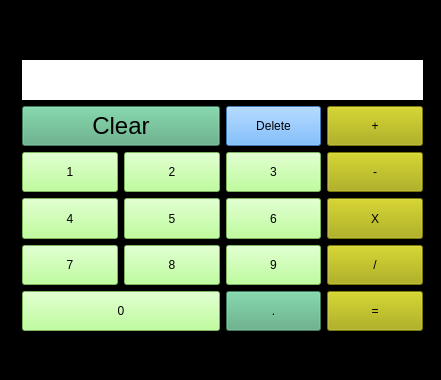
<?xml version="1.0" encoding="UTF-8"?>
<ui version="4.0">
 <class>mainWindow</class>
 <widget class="QMainWindow" name="mainWindow">
  <property name="geometry">
   <rect>
    <x>0</x>
    <y>0</y>
    <width>441</width>
    <height>380</height>
   </rect>
  </property>
  <property name="sizePolicy">
   <sizepolicy hsizetype="MinimumExpanding" vsizetype="Preferred">
    <horstretch>0</horstretch>
    <verstretch>13</verstretch>
   </sizepolicy>
  </property>
  <property name="windowTitle">
   <string>CalculatorGui</string>
  </property>
  <property name="windowIcon">
   <iconset>
    <normaloff>../../../../Downloads/calculator-minimalistic-icon-2048x2046-73qvgwb6.png</normaloff>../../../../Downloads/calculator-minimalistic-icon-2048x2046-73qvgwb6.png</iconset>
  </property>
  <property name="autoFillBackground">
   <bool>false</bool>
  </property>
  <property name="styleSheet">
   <string notr="true">background-color: rgb(0, 0, 0);</string>
  </property>
  <widget class="QWidget" name="centralwidget">
   <widget class="QWidget" name="gridLayoutWidget">
    <property name="geometry">
     <rect>
      <x>22</x>
      <y>60</y>
      <width>401</width>
      <height>271</height>
     </rect>
    </property>
    <layout class="QGridLayout" name="gridLayout">
     <item row="0" column="0" colspan="4">
      <widget class="QLabel" name="label_output">
       <property name="sizePolicy">
        <sizepolicy hsizetype="Preferred" vsizetype="Preferred">
         <horstretch>0</horstretch>
         <verstretch>5</verstretch>
        </sizepolicy>
       </property>
       <property name="styleSheet">
        <string notr="true">font: 75 20pt &quot;MS Shell Dlg 2&quot;;
background-color: rgb(255, 255, 255);</string>
       </property>
       <property name="text">
        <string/>
       </property>
      </widget>
     </item>
     <item row="5" column="3">
      <widget class="QPushButton" name="pushButton_equalto">
       <property name="sizePolicy">
        <sizepolicy hsizetype="MinimumExpanding" vsizetype="MinimumExpanding">
         <horstretch>0</horstretch>
         <verstretch>5</verstretch>
        </sizepolicy>
       </property>
       <property name="styleSheet">
        <string notr="true">background-color: rgb(170, 170, 0);
font: 75 18pt &quot;MS Shell Dlg 2&quot;;</string>
       </property>
       <property name="text">
        <string>=</string>
       </property>
      </widget>
     </item>
     <item row="3" column="3">
      <widget class="QPushButton" name="pushButton_mul">
       <property name="sizePolicy">
        <sizepolicy hsizetype="MinimumExpanding" vsizetype="MinimumExpanding">
         <horstretch>0</horstretch>
         <verstretch>5</verstretch>
        </sizepolicy>
       </property>
       <property name="styleSheet">
        <string notr="true">background-color: rgb(170, 170, 0);
font: 75 18pt &quot;MS Shell Dlg 2&quot;;</string>
       </property>
       <property name="text">
        <string>X</string>
       </property>
      </widget>
     </item>
     <item row="1" column="2">
      <widget class="QPushButton" name="push_del">
       <property name="sizePolicy">
        <sizepolicy hsizetype="MinimumExpanding" vsizetype="MinimumExpanding">
         <horstretch>0</horstretch>
         <verstretch>5</verstretch>
        </sizepolicy>
       </property>
       <property name="styleSheet">
        <string notr="true">color: rgb(0, 0, 0);
font: 75 18pt &quot;MS Shell Dlg 2&quot;;
background-color: rgb(85, 170, 255);</string>
       </property>
       <property name="text">
        <string>Delete</string>
       </property>
      </widget>
     </item>
     <item row="1" column="3">
      <widget class="QPushButton" name="pushButton_plus">
       <property name="sizePolicy">
        <sizepolicy hsizetype="MinimumExpanding" vsizetype="MinimumExpanding">
         <horstretch>0</horstretch>
         <verstretch>5</verstretch>
        </sizepolicy>
       </property>
       <property name="styleSheet">
        <string notr="true">background-color: rgb(170, 170, 0);
font: 75 18pt &quot;MS Shell Dlg 2&quot;;</string>
       </property>
       <property name="text">
        <string>+</string>
       </property>
      </widget>
     </item>
     <item row="3" column="1">
      <widget class="QPushButton" name="pushButton_5">
       <property name="sizePolicy">
        <sizepolicy hsizetype="MinimumExpanding" vsizetype="MinimumExpanding">
         <horstretch>0</horstretch>
         <verstretch>5</verstretch>
        </sizepolicy>
       </property>
       <property name="styleSheet">
        <string notr="true">background-color: rgb(170, 255, 127);
font: 75 16pt &quot;MS Shell Dlg 2&quot;;</string>
       </property>
       <property name="text">
        <string>5</string>
       </property>
      </widget>
     </item>
     <item row="2" column="0">
      <widget class="QPushButton" name="pushButton_1">
       <property name="sizePolicy">
        <sizepolicy hsizetype="MinimumExpanding" vsizetype="MinimumExpanding">
         <horstretch>0</horstretch>
         <verstretch>5</verstretch>
        </sizepolicy>
       </property>
       <property name="styleSheet">
        <string notr="true">background-color: rgb(170, 255, 127);
font: 75 16pt &quot;MS Shell Dlg 2&quot;;</string>
       </property>
       <property name="text">
        <string>1</string>
       </property>
      </widget>
     </item>
     <item row="3" column="0">
      <widget class="QPushButton" name="pushButton_4">
       <property name="sizePolicy">
        <sizepolicy hsizetype="MinimumExpanding" vsizetype="MinimumExpanding">
         <horstretch>0</horstretch>
         <verstretch>5</verstretch>
        </sizepolicy>
       </property>
       <property name="styleSheet">
        <string notr="true">background-color: rgb(170, 255, 127);
font: 75 16pt &quot;MS Shell Dlg 2&quot;;</string>
       </property>
       <property name="text">
        <string>4</string>
       </property>
      </widget>
     </item>
     <item row="4" column="0">
      <widget class="QPushButton" name="pushButton_7">
       <property name="sizePolicy">
        <sizepolicy hsizetype="MinimumExpanding" vsizetype="MinimumExpanding">
         <horstretch>0</horstretch>
         <verstretch>5</verstretch>
        </sizepolicy>
       </property>
       <property name="styleSheet">
        <string notr="true">background-color: rgb(170, 255, 127);
font: 75 16pt &quot;MS Shell Dlg 2&quot;;</string>
       </property>
       <property name="text">
        <string>7</string>
       </property>
      </widget>
     </item>
     <item row="2" column="1">
      <widget class="QPushButton" name="pushButton_2">
       <property name="sizePolicy">
        <sizepolicy hsizetype="MinimumExpanding" vsizetype="MinimumExpanding">
         <horstretch>0</horstretch>
         <verstretch>5</verstretch>
        </sizepolicy>
       </property>
       <property name="styleSheet">
        <string notr="true">background-color: rgb(170, 255, 127);
font: 75 16pt &quot;MS Shell Dlg 2&quot;;</string>
       </property>
       <property name="text">
        <string>2</string>
       </property>
      </widget>
     </item>
     <item row="4" column="1">
      <widget class="QPushButton" name="pushButton_8">
       <property name="sizePolicy">
        <sizepolicy hsizetype="MinimumExpanding" vsizetype="MinimumExpanding">
         <horstretch>0</horstretch>
         <verstretch>5</verstretch>
        </sizepolicy>
       </property>
       <property name="styleSheet">
        <string notr="true">background-color: rgb(170, 255, 127);
font: 75 16pt &quot;MS Shell Dlg 2&quot;;</string>
       </property>
       <property name="text">
        <string>8</string>
       </property>
      </widget>
     </item>
     <item row="2" column="2">
      <widget class="QPushButton" name="pushButton_3">
       <property name="sizePolicy">
        <sizepolicy hsizetype="MinimumExpanding" vsizetype="MinimumExpanding">
         <horstretch>0</horstretch>
         <verstretch>5</verstretch>
        </sizepolicy>
       </property>
       <property name="styleSheet">
        <string notr="true">background-color: rgb(170, 255, 127);
font: 75 16pt &quot;MS Shell Dlg 2&quot;;</string>
       </property>
       <property name="text">
        <string>3</string>
       </property>
      </widget>
     </item>
     <item row="5" column="2">
      <widget class="QPushButton" name="pushButton_point">
       <property name="sizePolicy">
        <sizepolicy hsizetype="MinimumExpanding" vsizetype="MinimumExpanding">
         <horstretch>0</horstretch>
         <verstretch>5</verstretch>
        </sizepolicy>
       </property>
       <property name="styleSheet">
        <string notr="true">background-color: rgb(85, 170, 127);
font: 75 16pt &quot;MS Shell Dlg 2&quot;;</string>
       </property>
       <property name="text">
        <string>.</string>
       </property>
      </widget>
     </item>
     <item row="4" column="2">
      <widget class="QPushButton" name="pushButton_9">
       <property name="sizePolicy">
        <sizepolicy hsizetype="MinimumExpanding" vsizetype="MinimumExpanding">
         <horstretch>0</horstretch>
         <verstretch>5</verstretch>
        </sizepolicy>
       </property>
       <property name="styleSheet">
        <string notr="true">background-color: rgb(170, 255, 127);
font: 75 16pt &quot;MS Shell Dlg 2&quot;;</string>
       </property>
       <property name="text">
        <string>9</string>
       </property>
      </widget>
     </item>
     <item row="3" column="2">
      <widget class="QPushButton" name="pushButton_6">
       <property name="sizePolicy">
        <sizepolicy hsizetype="MinimumExpanding" vsizetype="MinimumExpanding">
         <horstretch>0</horstretch>
         <verstretch>5</verstretch>
        </sizepolicy>
       </property>
       <property name="styleSheet">
        <string notr="true">background-color: rgb(170, 255, 127);
font: 75 16pt &quot;MS Shell Dlg 2&quot;;</string>
       </property>
       <property name="text">
        <string>6</string>
       </property>
      </widget>
     </item>
     <item row="4" column="3">
      <widget class="QPushButton" name="pushButton_divide">
       <property name="sizePolicy">
        <sizepolicy hsizetype="MinimumExpanding" vsizetype="MinimumExpanding">
         <horstretch>0</horstretch>
         <verstretch>5</verstretch>
        </sizepolicy>
       </property>
       <property name="styleSheet">
        <string notr="true">background-color: rgb(170, 170, 0);
font: 75 18pt &quot;MS Shell Dlg 2&quot;;</string>
       </property>
       <property name="text">
        <string>/</string>
       </property>
      </widget>
     </item>
     <item row="5" column="0" colspan="2">
      <widget class="QPushButton" name="pushButton_zero">
       <property name="sizePolicy">
        <sizepolicy hsizetype="MinimumExpanding" vsizetype="MinimumExpanding">
         <horstretch>0</horstretch>
         <verstretch>5</verstretch>
        </sizepolicy>
       </property>
       <property name="styleSheet">
        <string notr="true">background-color: rgb(170, 255, 127);
font: 75 16pt &quot;MS Shell Dlg 2&quot;;</string>
       </property>
       <property name="text">
        <string>0</string>
       </property>
      </widget>
     </item>
     <item row="1" column="0" colspan="2">
      <widget class="QPushButton" name="push_clear">
       <property name="sizePolicy">
        <sizepolicy hsizetype="MinimumExpanding" vsizetype="MinimumExpanding">
         <horstretch>0</horstretch>
         <verstretch>5</verstretch>
        </sizepolicy>
       </property>
       <property name="font">
        <font>
         <family>MS Shell Dlg 2</family>
         <pointsize>18</pointsize>
         <weight>9</weight>
         <italic>false</italic>
         <bold>false</bold>
        </font>
       </property>
       <property name="mouseTracking">
        <bool>true</bool>
       </property>
       <property name="styleSheet">
        <string notr="true">background-color: rgb(85, 170, 127);
font: 75 18pt &quot;MS Shell Dlg 2&quot;;</string>
       </property>
       <property name="text">
        <string>Clear</string>
       </property>
      </widget>
     </item>
     <item row="2" column="3">
      <widget class="QPushButton" name="pushButton_minus">
       <property name="sizePolicy">
        <sizepolicy hsizetype="MinimumExpanding" vsizetype="MinimumExpanding">
         <horstretch>0</horstretch>
         <verstretch>5</verstretch>
        </sizepolicy>
       </property>
       <property name="styleSheet">
        <string notr="true">font: 75 18pt &quot;MS Shell Dlg 2&quot;;
font: 75 18pt &quot;MS Shell Dlg 2&quot;;
background-color: rgb(170, 170, 0);</string>
       </property>
       <property name="text">
        <string>-</string>
       </property>
      </widget>
     </item>
    </layout>
   </widget>
  </widget>
  <widget class="QMenuBar" name="menubar">
   <property name="geometry">
    <rect>
     <x>0</x>
     <y>0</y>
     <width>441</width>
     <height>18</height>
    </rect>
   </property>
  </widget>
  <widget class="QStatusBar" name="statusbar"/>
 </widget>
 <resources/>
 <connections/>
</ui>
